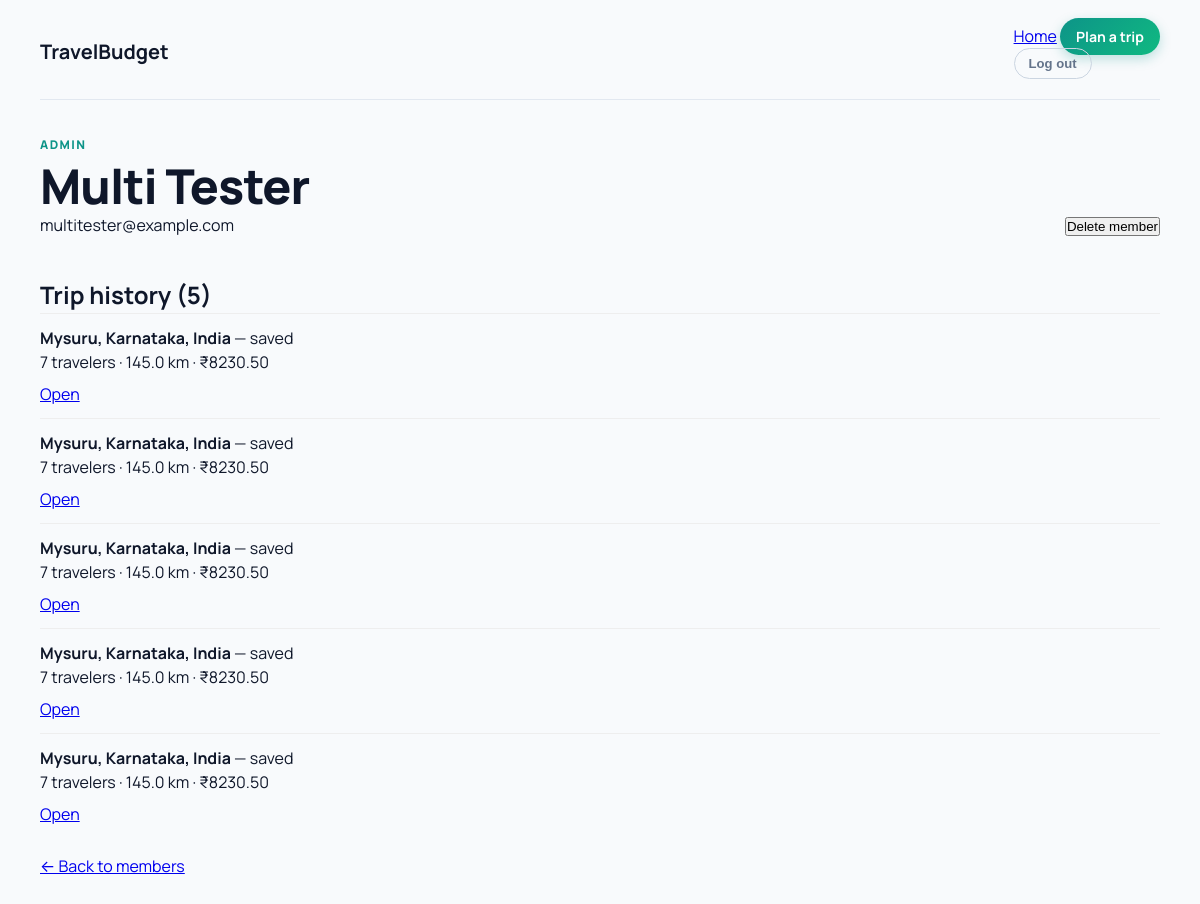
The app's page /admin/member/4 (signed in) with its own data.
### tables this page shows
CREATE TABLE users (
            id INTEGER PRIMARY KEY AUTOINCREMENT,
            name TEXT NOT NULL,
            email TEXT NOT NULL UNIQUE,
            password_hash TEXT NOT NULL,
            created_at TEXT DEFAULT CURRENT_TIMESTAMP
        , is_admin INTEGER DEFAULT 0, is_active INTEGER DEFAULT 1, last_seen TEXT);

CREATE TABLE trips (
            id INTEGER PRIMARY KEY AUTOINCREMENT,
            destination TEXT,
            travelers INTEGER,
            total_distance REAL,
            transport_mode TEXT,
            transport_cost REAL,
            fuel_type TEXT,
            fuel_price REAL,
            fuel_cost REAL,
            food_cost REAL,
            room_cost REAL,
            toll_charges REAL,
            parking_fee REAL,
            vehicle_type TEXT,
            vehicle_rental_cost REAL,
            places_fee_total REAL,
            total_budget REAL,
            cost_per_person REAL
        , user_id INTEGER);

### app.py (the view)
@app.route('/admin/member/<int:user_id>')
@login_required
@require_admin
def admin_member(user_id):
    try:
        page = max(1, int(request.args.get('page', 1)))
    except (TypeError, ValueError):
        page = 1
    per_page = 8
    conn = get_db()
    user_row = conn.execute("SELECT id, name, email, created_at, is_admin FROM users WHERE id=?", (user_id,)).fetchone()
    if not user_row:
        conn.close()
        return redirect(url_for('admin_members'))
    user = dict(user_row)
    total = conn.execute("SELECT COUNT(*) FROM trips WHERE user_id=?", (user_id,)).fetchone()[0]
    total_pages = max(1, (total + per_page - 1) // per_page)
    page = min(page, total_pages)
    trips = conn.execute(
        "SELECT * FROM trips WHERE user_id=? ORDER BY id DESC LIMIT ? OFFSET ?",
        (user_id, per_page, (page - 1) * per_page),
    ).fetchall()
    trips = [dict(t) for t in trips]
    conn.close()
    return render_template('admin_member.html', user=user, trips=trips, page=page, total_pages=total_pages, total=total)

### app.py (called while the page is built)
def get_db():
    conn = sqlite3.connect("travel_budget.db")
    conn.row_factory = sqlite3.Row
    return conn

@app.before_request
def update_last_seen():
    user_id = session.get('user_id')
    if user_id:
        try:
            conn = get_db()
            conn.execute('UPDATE users SET last_seen = CURRENT_TIMESTAMP WHERE id = ?', (user_id,))
            conn.commit()
            conn.close()
        except Exception:
            pass

@app.context_processor
def inject_user():
    is_admin = False
    logged_in = 'user_id' in session
    user_name = session.get('user_name')
    if logged_in:
        try:
            conn = get_db()
            row = conn.execute('SELECT is_admin FROM users WHERE id=?', (session['user_id'],)).fetchone()
            conn.close()
            is_admin = False
            if row:
                try:
                    is_admin = bool(row['is_admin'])
                except Exception:
                    is_admin = False
        except Exception:
            is_admin = False
    return dict(is_admin=is_admin, logged_in=logged_in, user_name=user_name)

def login_required(view):
    @wraps(view)
    def wrapped_view(*args, **kwargs):
        if "user_id" not in session:
            return redirect(url_for("login", next=request.path))
        return view(*args, **kwargs)
    return wrapped_view

def require_admin(view):
    @wraps(view)
    def wrapped_admin(*args, **kwargs):
        if "user_id" not in session:
            return redirect(url_for("login", next=request.path))
        conn = get_db()
        user = conn.execute("SELECT is_admin FROM users WHERE id=?", (session["user_id"],)).fetchone()
        conn.close()
        is_admin = False
        if not user:
            return Response("Forbidden", status=403)
        try:
            is_admin = bool(user['is_admin'])
        except Exception:
            is_admin = False
        if not is_admin:
            return Response("Forbidden", status=403)
        return view(*args, **kwargs)
    return wrapped_admin

### templates/admin_member.html (shortened to what this page needs)
<!doctype html>
<html lang="en"><head><link rel="stylesheet" href="{{ url_for('static', filename='trip.css') }}">
<link rel="stylesheet" href="{{ url_for('static', filename='admin.css') }}">
</head>
<body>
<main class="trips-shell">
  <header class="trips-header">
    <a href="/" class="brand">TravelBudget</a>
    <nav>
      <a href="/">Home</a>
      <a class="plan-link" href="/planner">Plan a trip</a>
      <form action="/logout" method="post"><button class="logout-btn" type="submit">Log out</button></form>
    </nav>
  </header>
  <section class="trips-hero">
    <div>
      <p class="eyebrow">Admin</p>
      <h1>{{ user['name'] }}</h1>
      <p>{{ user['email'] }}</p>
    </div>
    <div style="text-align:right;">
      <form action="{{ url_for('admin_delete_member', user_id=user['id']) }}" method="post" onsubmit="return confirm('Delete this member?')">
        <button type="submit">Delete member</button>
      </form>
    </div>
  </section>
  <section style="padding:1rem 0;">
    <h2>Trip history ({{ total }})</h2>
    {% if trips %}
      <ul style="list-style:none; padding:0;">
        {% for trip in trips %}
          <li style="padding:0.75rem 0; border-top:1px solid #eee;">
            <div><strong>{{ trip['destination'] }}</strong> — saved {{ trip['created_at'] }}</div>
            <div>{{ trip['travelers'] }} travelers · {{ trip['total_distance'] or 0 }} km · ₹{{ '%.2f'|format(trip['total_budget'] or 0) }}</div>
            <div style="margin-top:0.5rem"><a href="/edit/{{ trip['id'] }}">Open</a></div>
          </li>
        {% endfor %}
      </ul>
    {% else %}
      <p>No trips yet for this member.</p>
    {% endif %}
  </section>
  <p><a href="{{ url_for('admin_members') }}">← Back to members</a></p>
</main>
</body></html>

### static/trip.css (style rules this page uses)
:root { font-family: 'Plus Jakarta Sans', system-ui, -apple-system, sans-serif; color: #0f172a; background: #f8fafc; --primary: #0d9488; --primary-hover: #0f766e; --primary-light: #ccfbf1; }
*, *::before, *::after { box-sizing: border-box; margin: 0; padding: 0; }
body { margin: 0; background: #f8fafc; color: #0f172a; line-height: 1.5; }
.trips-shell { max-width: 1160px; margin: 0 auto; padding: 24px 20px 60px; }
.trips-header { display: flex; justify-content: space-between; align-items: center; padding-bottom: 20px; border-bottom: 1px solid #e2e8f0; }
.brand { display: inline-flex; align-items: center; gap: 8px; color: #0f172a; font-size: 1.25rem; font-weight: 700; text-decoration: none; }
.plan-link { padding: 9px 16px; border-radius: 9999px; color: #ffffff; background: linear-gradient(135deg, #0d9488, #10b981); font-size: 0.88rem; font-weight: 700; text-decoration: none; box-shadow: 0 4px 12px rgba(13, 148, 136, 0.25); transition: transform 0.2s; }
.logout-btn { background: transparent; border: 1px solid #cbd5e1; color: #64748b; padding: 7px 14px; border-radius: 9999px; font-size: 0.82rem; font-weight: 600; cursor: pointer; transition: all 0.2s; }
.trips-hero { display: flex; justify-content: space-between; align-items: flex-end; gap: 20px; padding: 36px 0 24px; }
.eyebrow { color: #0d9488; font-size: 0.75rem; font-weight: 800; letter-spacing: 0.12em; text-transform: uppercase; margin-bottom: 6px; }
.trips-hero h1 { font-size: clamp(2rem, 4.5vw, 3rem); font-weight: 800; letter-spacing: -0.02em; color: #0f172a; line-height: 1.1; }

### static/admin.css (style rules this page uses)
:root { --bg: #f8fafc; --surface: #ffffff; --surface-hover: #f1f5f9; --border: #e2e8f0; --border-light: #edf2f7; --text-main: #0f172a; --text-muted: #64748b; --text-subtle: #94a3b8; --accent: #0b766d; --accent-light: #e6f7f5; --accent-dark: #085a53; --primary: #1e293b; --success: #10b981; --success-bg: #ecfdf5; --warning: #f59e0b; --warning-bg: #fffbeb; --danger: #ef4444; --danger-bg: #fef2f2; --info: #3b82f6; --info-bg: #eff6ff; --radius: 16px; --radius-sm: 10px; --shadow: 0 4px 20px -2px rgba(15, 23, 42, 0.06), 0 2px 6px -1px rgba(15, 23, 42, 0.04); --shadow-sm: 0 1px 3px rgba(0, 0, 0, 0.05); }
body { font-family: 'Manrope', system-ui, -apple-system, sans-serif; background: var(--bg); color: var(--text-main); margin: 0; padding: 0; -webkit-font-smoothing: antialiased; }

### records on screen
users: name "Multi Tester", email "multitester@example.com"
trips: destination "Mysuru, Karnataka, India", travelers "7", total_distance "145.0", total_budget "8230.50"
trips: destination "Mysuru, Karnataka, India", travelers "7", total_distance "145.0", total_budget "8230.50"
trips: destination "Mysuru, Karnataka, India", travelers "7", total_distance "145.0", total_budget "8230.50"
trips: destination "Mysuru, Karnataka, India", travelers "7", total_distance "145.0", total_budget "8230.50"
trips: destination "Mysuru, Karnataka, India", travelers "7", total_distance "145.0", total_budget "8230.50"

### other values on screen
{{ total }} "5"
